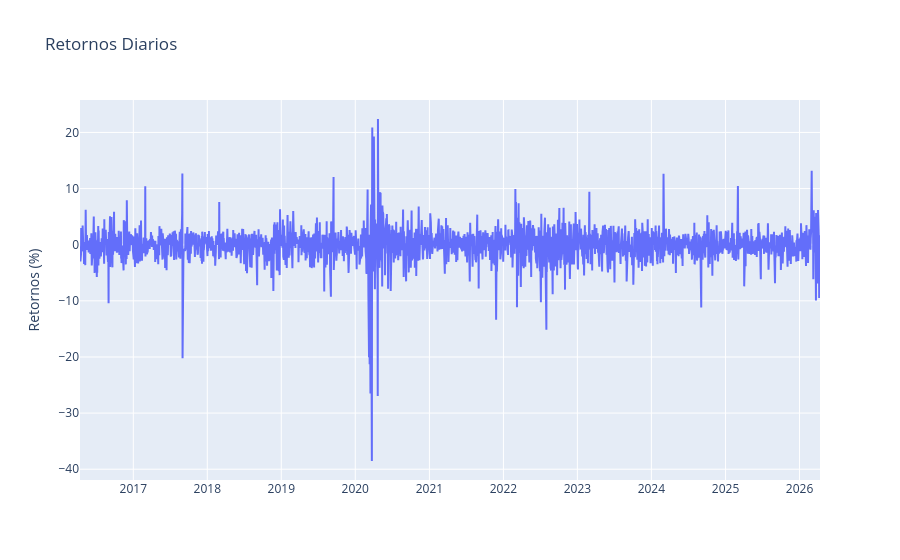

The code cell stored with this chart in its notebook:
### Markdown cell above
Para el modelado GARCH, se calculan los retornos logarítmicos diarios del precio de cierre, expresados en porcentaje. Esta transformación es fundamental, ya que los modelos de volatilidad trabajan sobre retornos en lugar de precios, permitiendo analizar de forma más adecuada la variabilidad del activo.

### Code cell
# Calcular retornos
returns = 100 * np.log(df['close'] / df['close'].shift(1)).dropna()

fig = go.Figure()
fig.add_trace(go.Scatter(x=returns.index, y=returns.squeeze(), mode='lines', name='Retornos'))
fig.update_layout(title=f'Retornos Diarios',
                  yaxis_title='Retornos (%)')
fig.show()

### Figure 1 — Plotly figure (JSON) as saved in the notebook; plotly's stock layout.template omitted (floating-point values rounded to 4 significant figures; data arrays with more than 128 entries replaced by an {"elided": "..."} marker saying what was removed)
{"data": [{"mode": "lines", "name": "Retornos", "type": "scatter", "x": {"elided": "2515 str values"}, "y": {"elided": "2515 float values"}}], "layout": {"title": {"text": "Retornos Diarios"}, "yaxis": {"title": {"text": "Retornos (%)"}}}}
